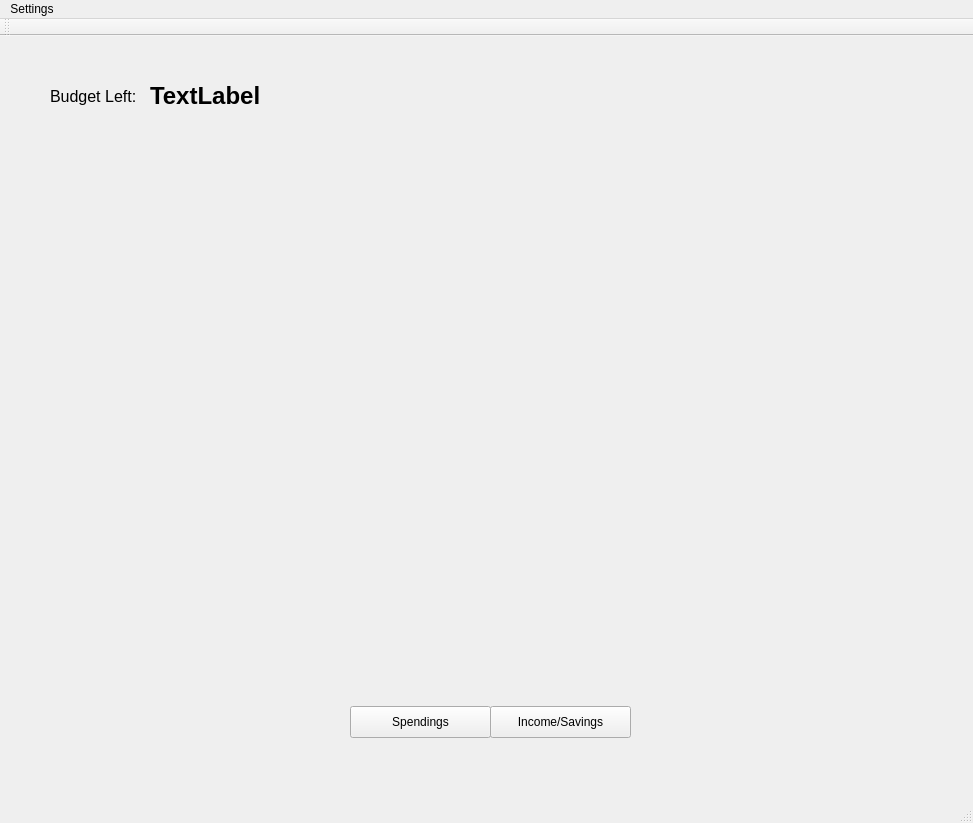
<?xml version="1.0" encoding="UTF-8"?>
<ui version="4.0">
 <class>mainDashboard</class>
 <widget class="QMainWindow" name="mainDashboard">
  <property name="geometry">
   <rect>
    <x>0</x>
    <y>0</y>
    <width>973</width>
    <height>823</height>
   </rect>
  </property>
  <property name="windowTitle">
   <string>mainDashboard</string>
  </property>
  <widget class="QWidget" name="centralWidget">
   <widget class="QWidget" name="spendingChartPlaceholder" native="true">
    <property name="geometry">
     <rect>
      <x>160</x>
      <y>100</y>
      <width>641</width>
      <height>301</height>
     </rect>
    </property>
   </widget>
   <widget class="QPushButton" name="spendingsButton">
    <property name="geometry">
     <rect>
      <x>350</x>
      <y>670</y>
      <width>141</width>
      <height>32</height>
     </rect>
    </property>
    <property name="text">
     <string>Spendings</string>
    </property>
   </widget>
   <widget class="QPushButton" name="incomeButton">
    <property name="geometry">
     <rect>
      <x>490</x>
      <y>670</y>
      <width>141</width>
      <height>32</height>
     </rect>
    </property>
    <property name="text">
     <string>Income/Savings</string>
    </property>
   </widget>
   <widget class="QWidget" name="spendSaveChartPlaceholder" native="true">
    <property name="geometry">
     <rect>
      <x>40</x>
      <y>440</y>
      <width>901</width>
      <height>191</height>
     </rect>
    </property>
   </widget>
   <widget class="QLabel" name="budgetLabel">
    <property name="geometry">
     <rect>
      <x>50</x>
      <y>40</y>
      <width>111</width>
      <height>41</height>
     </rect>
    </property>
    <property name="text">
     <string>&lt;html&gt;&lt;head/&gt;&lt;body&gt;&lt;p&gt;&lt;span style=&quot; font-size:12pt;&quot;&gt;Budget Left:&lt;/span&gt;&lt;/p&gt;&lt;/body&gt;&lt;/html&gt;</string>
    </property>
   </widget>
   <widget class="QLabel" name="budgetLabelUpdate">
    <property name="geometry">
     <rect>
      <x>150</x>
      <y>40</y>
      <width>131</width>
      <height>41</height>
     </rect>
    </property>
    <property name="text">
     <string>&lt;html&gt;&lt;head/&gt;&lt;body&gt;&lt;p&gt;&lt;span style=&quot; font-size:18pt; font-weight:600;&quot;&gt;TextLabel&lt;/span&gt;&lt;/p&gt;&lt;/body&gt;&lt;/html&gt;</string>
    </property>
   </widget>
  </widget>
  <widget class="QMenuBar" name="menuBar">
   <property name="geometry">
    <rect>
     <x>0</x>
     <y>0</y>
     <width>973</width>
     <height>21</height>
    </rect>
   </property>
   <widget class="QMenu" name="menuSettings">
    <property name="title">
     <string>Settings</string>
    </property>
    <addaction name="actionUser_Settings"/>
    <addaction name="actionLog_Out"/>
    <addaction name="actionQuit"/>
   </widget>
   <addaction name="menuSettings"/>
  </widget>
  <widget class="QToolBar" name="mainToolBar">
   <attribute name="toolBarArea">
    <enum>TopToolBarArea</enum>
   </attribute>
   <attribute name="toolBarBreak">
    <bool>false</bool>
   </attribute>
  </widget>
  <widget class="QStatusBar" name="statusBar"/>
  <action name="actionUser_Settings">
   <property name="text">
    <string>User Settings</string>
   </property>
  </action>
  <action name="actionLog_Out">
   <property name="text">
    <string>Log Out</string>
   </property>
  </action>
  <action name="actionQuit">
   <property name="text">
    <string>Quit</string>
   </property>
  </action>
 </widget>
 <layoutdefault spacing="6" margin="11"/>
 <resources/>
 <connections/>
</ui>
